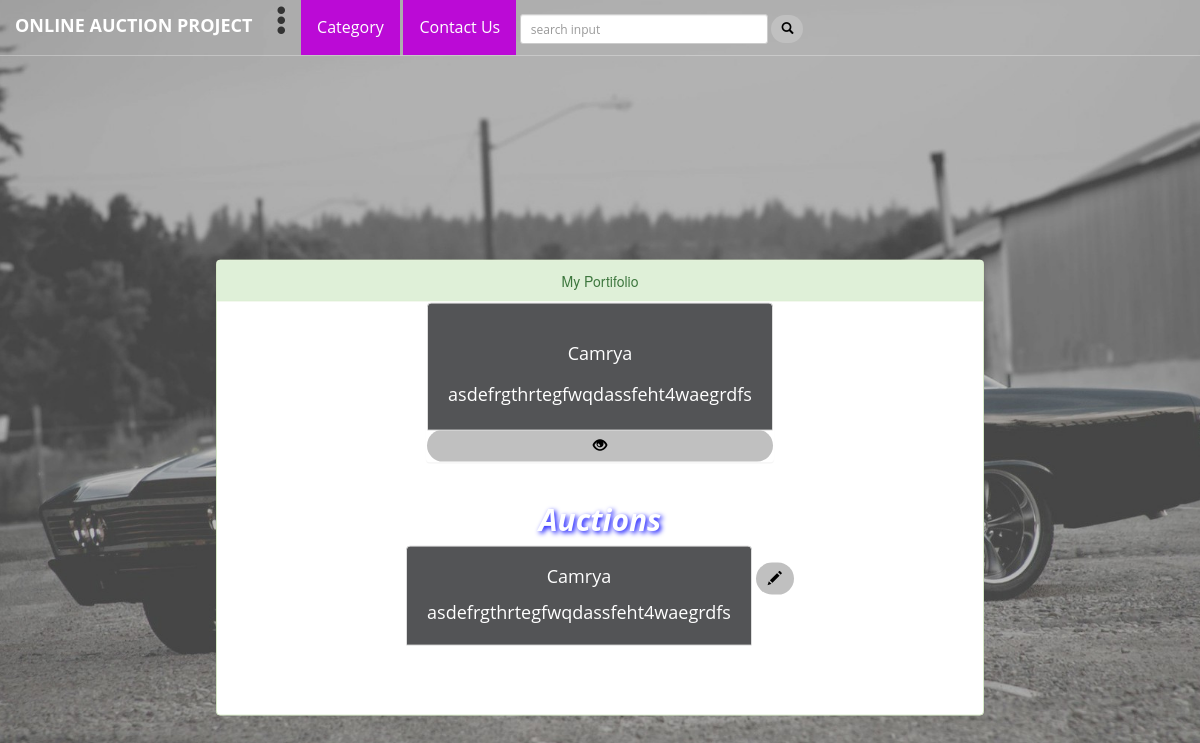
The app's page /User/view/mypage/ (signed in), older data.
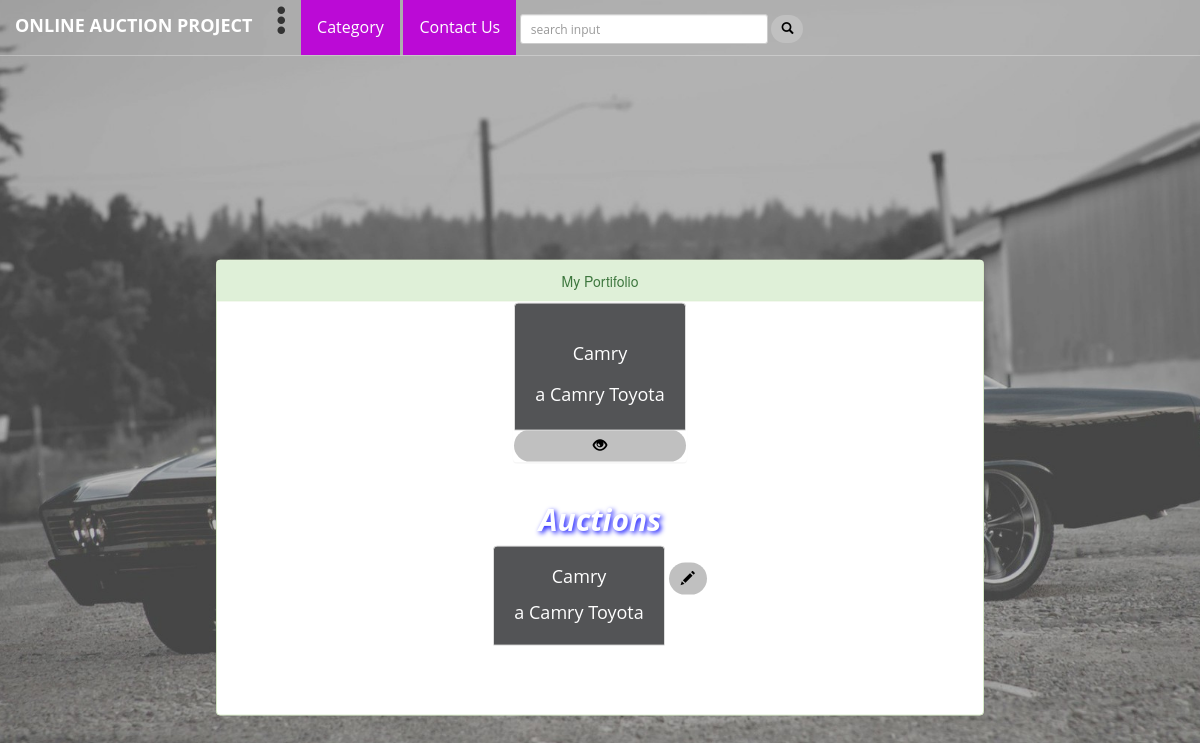
The same page, newer data.
### Auction/models.py (models this page shows, shortened)
class live_auction(models.Model):
    owner = models.ForeignKey(settings.AUTH_USER_MODEL,related_name='Owner')
    auction = models.ForeignKey(auction)
    End_Time_of_Auction = models.TimeField()
    auction_bidding_open = models.BooleanField(default=False)
    winining_bid = models.BigIntegerField(null=True)
    initial_bid = models.BigIntegerField(
        null=True, help_text=("the initial bid"))
    auction_winner = models.ForeignKey(settings.AUTH_USER_MODEL,related_name='Auction_Winner',null=True)

class auction(models.Model):
    Choices = (('P','Premium'),('F','Freemium'))
    user = models.OneToOneField(
        settings.AUTH_USER_MODEL, )
    product = models.ForeignKey(item)
    auction_type = models.CharField("auction_type",max_length=64 ,choices=Choices)
    auction_date = models.DateField()
    auction_time = models.TimeField()

class item(models.Model):
    CHOICES=(('C','Cars'),('P','Parts'))
    owner = models.ForeignKey(settings.AUTH_USER_MODEL,)
    product_name = models.CharField(max_length=18, help_text=('Car_Name'))
    manufacture_year = models.CharField(
        max_length=120, help_text=('E.g.: 2015/2016'))
    pictures = models.ManyToManyField(Picture)
    product_description = models.TextField()
    certificate = models.ImageField()
    product_type = models.CharField("Product_type",max_length=64 ,choices=CHOICES)

### Users/views.py (the view)
@login_required
def my_page(request):
    my_messages = message.objects.filter(receiver=request.user)
    my_products = item.objects.filter(owner=request.user)
    my_auctions = auction.objects.filter(user=request.user)
    my_live_auctions = live_auction.objects.filter(
        owner=request.user)
    return render(request, 'my_page.html', {'messages': my_messages, 'products': my_products, 'auctions': my_auctions,'live_auctions': my_live_auctions})

### Users/Templates/my_page.html (shortened to what this page needs)
{% extends "Base.html"%} {% block content %}
<div class="panel panel-success">
  <div class="panel-heading">My Portifolio</div>
  <div style ="display : inline-block">
<div class='panel panel-alert' style=" display : inline-grid">
    {% for auction in live_auctions%}
    <a href="{% url 'View_Auction' auction.auction.pk %}" class='list-group-item'>
        <h4 class="panel-heading">{{auction.auction.product.product_name}}</h4>
        <h4 class="list-group-item-heading">{{auction.auction.product.product_description}}</h4>
    </a>
    <a class="btn btn-default btn-primary" href="{% url 'View_Auction' auction.pk %}"> <span class=" glyphicon glyphicon-eye-open">  </span></a>
    {% endfor %}
</div>
<h2> Auctions </h2>
<div class='list-group'>
{%for auction in auctions%}
<a class='list-group-item'>
    <h4 class="list-group-item-heading">{{auction.product.product_name}}</h4>
    <h4 class="list-group-item-text">{{auction.product.product_description}}</h4>
</a>
<a href="{% url 'Edit_Auction' auction.pk %}" class='btn btn-primary'> <span class='glyphicon glyphicon-pencil'> </span></a>
{% endfor %}
</div>
</div>
{% endblock %}

Row changes from the older to the newer data that the page shows:
changed through a linked row, live_auction: auction.product.product_name "Camrya" → "Camry"; auction.product.product_description "asdefrgthrtegfwqdassfeht4waegrdfs" → "a Camry Toyota"
changed through a linked row, auction: product.product_name "Camrya" → "Camry"; product.product_description "asdefrgthrtegfwqdassfeht4waegrdfs" → "a Camry Toyota"
